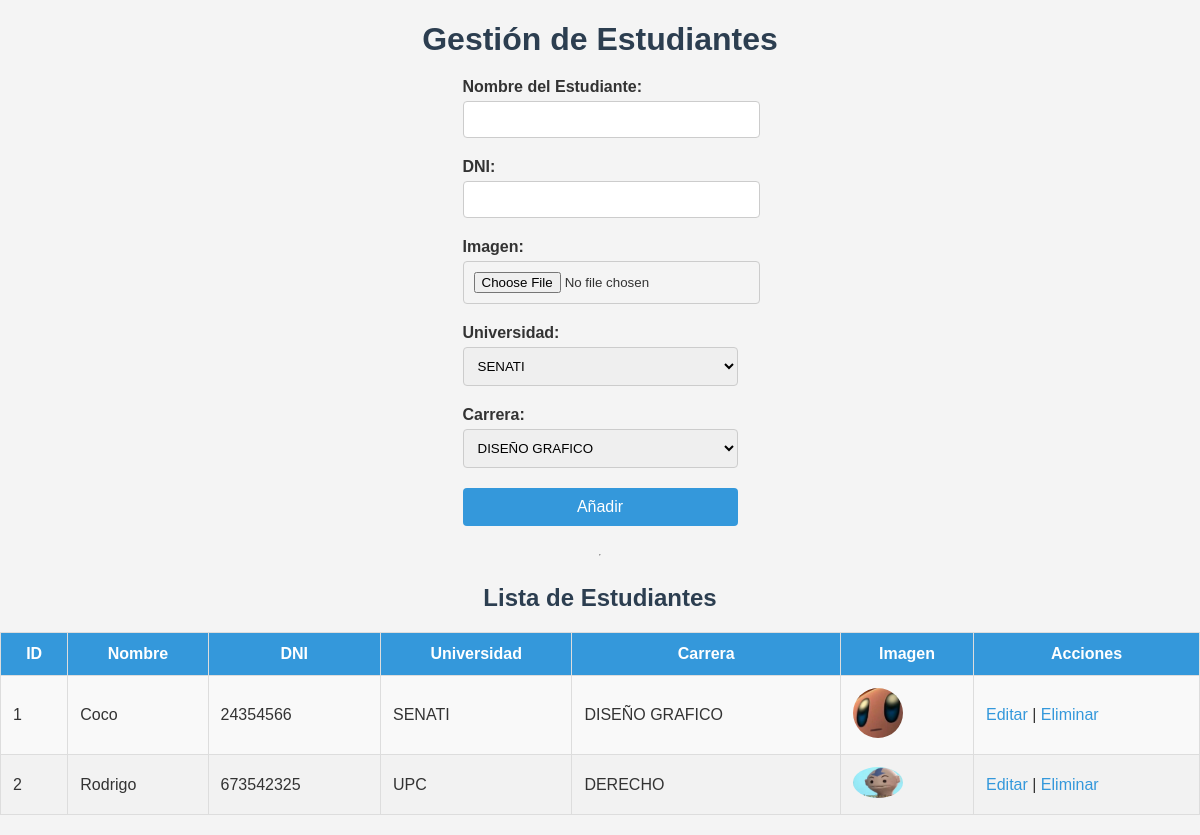
The page /estudiantes.php on the database its author committed.
### tables this page shows
CREATE TABLE `estudiantes` (
  `id` int(11) NOT NULL,
  `nombre` varchar(255) NOT NULL,
  `dni` varchar(20) NOT NULL,
  `imagen` varchar(255) DEFAULT NULL,
  `universidad_id` int(11) DEFAULT NULL,
  `carrera_id` int(11) DEFAULT NULL
);

CREATE TABLE `universidades` (
  `id` int(11) NOT NULL,
  `nombre` varchar(255) NOT NULL
);

CREATE TABLE `carreras` (
  `id` int(11) NOT NULL,
  `nombre` varchar(255) NOT NULL,
  `universidad_id` int(11) DEFAULT NULL
);

### estudiantes.php (the view, shortened to what this page needs)
<!DOCTYPE html>
<html lang="en">
<head>
    <link rel="stylesheet" href="styles.css">
</head>
<body>
    <h1>Gestión de Estudiantes</h1>
    <form id="form-estudiante" method="post" action="guardar_estudiante.php" enctype="multipart/form-data">
        <label for="nombre">Nombre del Estudiante:</label>
        <input type="text" id="nombre" name="nombre" required>
        <label for="dni">DNI:</label>
        <input type="text" id="dni" name="dni" required>
        <label for="imagen">Imagen:</label>
        <input type="file" id="imagen" name="imagen" accept="image/jpeg" required>
        <label for="universidad">Universidad:</label>
        <select id="universidad" name="universidad" required>
            <?php
                include 'conexion.php';
                $query = "SELECT * FROM universidades";
                $result = $conn->query($query);
                while($row = $result->fetch_assoc()) {
                    echo "<option value='" . $row['id'] . "'>" . $row['nombre'] . "</option>";
                }
            ?>
        </select>
        <label for="carrera">Carrera:</label>
        <select id="carrera" name="carrera" required>
            <?php
                include 'conexion.php';
                $query = "SELECT * FROM carreras";
                $result = $conn->query($query);
                while($row = $result->fetch_assoc()) {
                    echo "<option value='" . $row['id'] . "'>" . $row['nombre'] . "</option>";
                }
            ?>
        </select>
        <button type="submit">Añadir</button>
    </form>
    <hr>
    <h2>Lista de Estudiantes</h2>
    <table>
        <thead>
            <tr>
                <th>ID</th>
                <th>Nombre</th>
                <th>DNI</th>
                <th>Universidad</th>
                <th>Carrera</th>
                <th>Imagen</th>
                <th>Acciones</th>
            </tr>
        </thead>
        <tbody>
            <?php
                include 'conexion.php';
                $query = "SELECT estudiantes.id, estudiantes.nombre, estudiantes.dni, estudiantes.imagen,
                          universidades.nombre AS universidad, carreras.nombre AS carrera
                          FROM estudiantes
                          JOIN universidades ON estudiantes.universidad_id = universidades.id
                          JOIN carreras ON estudiantes.carrera_id = carreras.id";
                $result = $conn->query($query);
                while($row = $result->fetch_assoc()) {
                    echo "<tr>";
                    echo "<td>" . $row['id'] . "</td>";
                    echo "<td>" . $row['nombre'] . "</td>";
                    echo "<td>" . $row['dni'] . "</td>";
                    echo "<td>" . $row['universidad'] . "</td>";
                    echo "<td>" . $row['carrera'] . "</td>";
                    echo "<td><img src='uploads/" . $row['imagen'] . "' alt='Imagen de " . $row['nombre'] . "' width='50'></td>";
                    echo "<td>
                            <a href='editar_estudiante.php?id=" . $row['id'] . "'>Editar</a> |
                            <a href='eliminar_estudiante.php?id=" . $row['id'] . "'>Eliminar</a>
                          </td>";
                    echo "</tr>";
                }
            ?>
        </tbody>
    </table>
</body>
</html>

### styles.css (style rules this page uses)
body { font-family: Arial, sans-serif; background-color: #f4f4f4; color: #333; margin: 0; padding: 0; display: flex; flex-direction: column; align-items: center; }
h1, h2 { color: #2c3e50; margin-bottom: 20px; }
table { width: 100%; border-collapse: collapse; margin-bottom: 20px; }
table, th, td { border: 1px solid #ddd; padding: 12px; }
th { background-color: #3498db; color: #fff; }
td { background-color: #f9f9f9; }
tr:nth-child(even) td { background-color: #f2f2f2; }
form { margin-bottom: 20px; display: flex; flex-direction: column; }
label { margin-bottom: 5px; font-weight: bold; }
input[type="text"], input[type="date"], input[type="file"], select { width: 100%; padding: 10px; margin-bottom: 20px; border: 1px solid #ccc; border-radius: 4px; }
button { padding: 10px 20px; background-color: #3498db; color: white; border: none; border-radius: 4px; cursor: pointer; font-size: 16px; }
a { color: #3498db; text-decoration: none; }
img { border-radius: 50%; }

### rows shown on the page
estudiantes: id "1", nombre "Coco", dni "24354566", universidad.nombre "SENATI", carrera.nombre "DISEÑO GRAFICO", imagen (picture)
estudiantes: id "2", nombre "Rodrigo", dni "673542325", universidad.nombre "UPC", carrera.nombre "DERECHO", imagen (picture)

### other values the page prints
form field universidad "SENATI"
form field carrera "DISEÑO GRAFICO"
